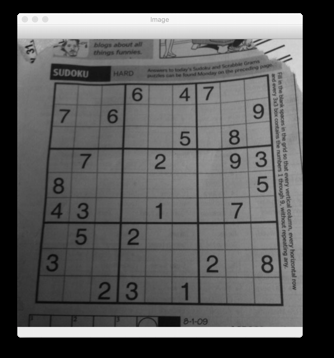
#> input picture image.png, 334 x 358 px
$ jupyter execute main.ipynb
#> lines starting #> are read from the running program, lines starting #| are printed output that depends on the picture; after the words box and inside, x2 and y2 are one past the last pixel; in counts of white or black regions, pixels touching at a corner belong together
[cell 1]
import cv2
import matplotlib.pyplot as plt
import numpy as np

[cell 2]
img=cv2.imread("image.png", cv2.IMREAD_GRAYSCALE)
#> img: shape (358, 334); min 0, max 255, mean 90.2

plt.imshow(img,cmap="gray")

[cell 3]
matrix = np.ones(img.shape, dtype="uint8") * 25

img_brighter = cv2.add(img, matrix)
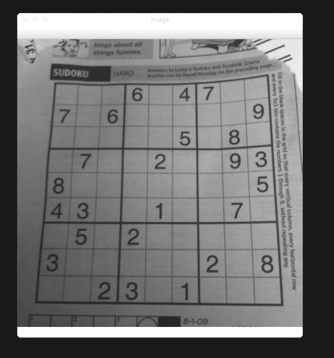
#> img_brighter: shape (358, 334); min 25, max 255, mean 114.6
img_darker   = cv2.subtract(img, matrix)
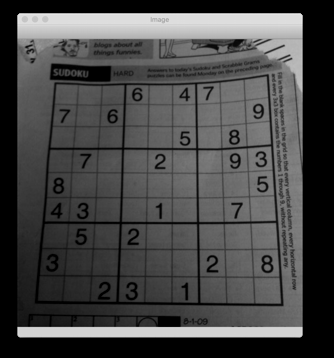
#> img_darker: shape (358, 334); min 0, max 230, mean 70.8
plt.figure(figsize=[18, 5])
plt.subplot(131); plt.imshow(img_darker,cmap="gray");  plt.title("Darker");
plt.subplot(132); plt.imshow(img,cmap="gray");         plt.title("Original");
plt.subplot(133); plt.imshow(img_brighter,cmap="gray");plt.title("Brighter");
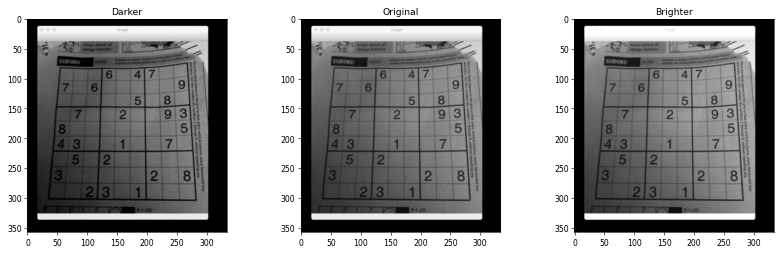
#> figure drawn by matplotlib, 3 panels

[cell 4]
matrix_low_contrast = np.ones(img.shape) * 0.8
matrix_high_contast = np.ones(img.shape) * 1.2

new_img = img_darker.copy()

img_lower   = np.uint8(cv2.multiply(np.float64(new_img), matrix_low_contrast))
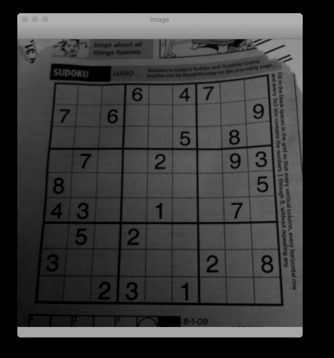
#> img_lower: shape (358, 334); min 0, max 184, mean 56.3
img_higher = np.uint8(np.clip(cv2.multiply(np.float64(new_img), matrix_high_contast), 0, 255))
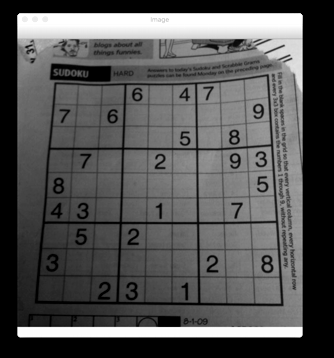
#> img_higher: shape (358, 334); min 0, max 255, mean 84.4

# Show the images
plt.figure(figsize=[18,5])
plt.subplot(131); plt.imshow(img_lower,cmap="gray"); plt.title("Lower Contrast");
plt.subplot(132); plt.imshow(new_img,cmap="gray");   plt.title("Original");
plt.subplot(133); plt.imshow(img_higher,cmap="gray");plt.title("Higher Contrast");

[cell 5]
new_img2 = new_img.copy()

img_thresh_adp = cv2.adaptiveThreshold(new_img2, 255, cv2.ADAPTIVE_THRESH_MEAN_C, cv2.THRESH_BINARY, 11, 7)
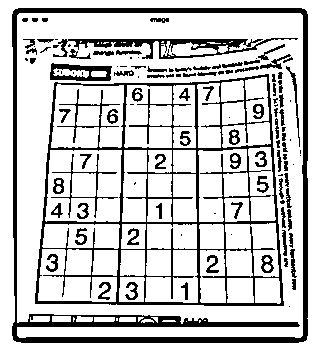
#> img_thresh_adp: shape (358, 334); 80.1% white; 120 black regions (36 under 20 px), largest, box (x1, y1, x2, y2) and area: (35, 74, 284, 306) 8041, (12, 8, 308, 343) 7929, (53, 38, 298, 59) 1658

# Show the images
plt.figure(figsize=[18,15])
plt.subplot(121); plt.imshow(new_img2,        cmap="gray");  plt.title("Original");
plt.subplot(122); plt.imshow(img_thresh_adp,  cmap="gray");  plt.title("Thresholded (adaptive)");

[cell 6]
cropped_img = img_thresh_adp[75:310,35:285]
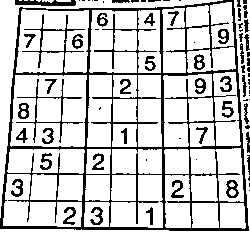
#> cropped_img: shape (235, 250); 80% white; black in thin lines or dots

plt.figure(figsize=[18,15])
plt.subplot(121);plt.imshow(img, cmap="gray");  plt.title("first_image");
plt.subplot(122);plt.imshow(cropped_img ,cmap="gray");  plt.title("output_image");

cv2.imwrite("/content/output_image.png",cropped_img)
#> Out = True
